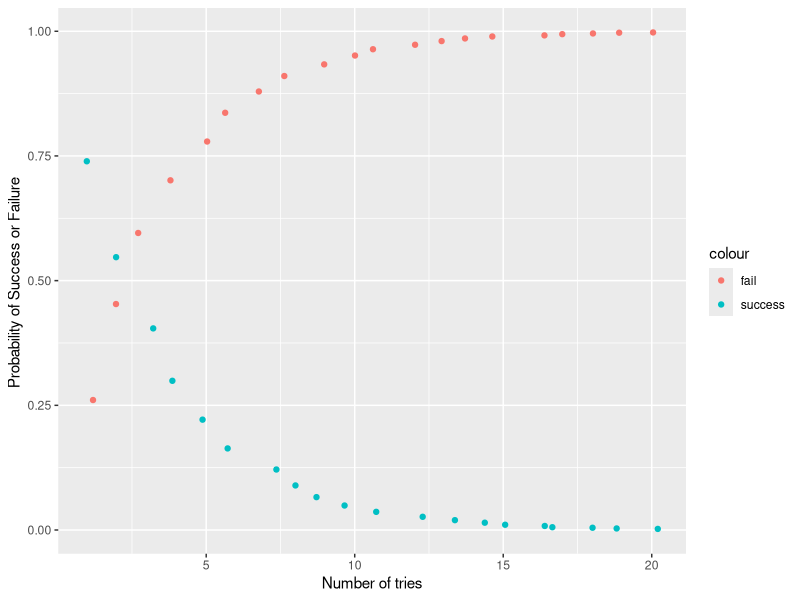

Here is the R script that generated this plot:
## ---- chunk 1
knitr::opts_chunk$set(echo = TRUE)
## ---- chunk 2
#This program attempts to get the plot of sucessful runs over number of tries
library(dplyr)
library(RSQLite)
library(tidyr)
library(ggplot2)
library(readr)
library(stringr)
library(scales)
library(mixtools)


## ---- chunk 3
q3 <- (1/13) * (4/16) * (3/15) * (2/14)

q2 <- 3 * (2/13) * (4/16) * (3 /15)* (12/14)

q1 <- 3 * (3/13) * 3 * (4/16) * (12/15) * (11/14)

q0 <- (4/13) * (12/16) * (11/15) * (10/14)

qx <- (12/16) * (11/15) * (10/14) * (9/13)

## ---- chunk 4
q <- q3 + q2 + q1 + q0 + qx
q
## ---- chunk 5
 1-q
## ---- chunk 6
q * ( 1-q)
## ---- chunk 7
q*q *( 1-q)
## ---- chunk 8
q^4095 * ( 1-q)
## ---- chunk 9
P <- q^4096
P
## ---- chunk 10
F <- 1-P
F
## ---- chunk 11
# gives success probability in xth tries
sched_success <- function (x, q) { q^(x)}

# gives success probability in xth tries
sched_fail    <- function (x, q) { 1 -  (q^(x))}

# create a vector of 
tries <- c(seq(1,20, by = 1))
## ---- chunk 12
y_pass <- sapply(tries, sched_success,q)
y_pass
## ---- chunk 13

y_fail <- sapply(tries, sched_fail,q)
y_fail

## ---- chunk 14
# Data Layer
n <-(ggplot)

# Data + Aesthetics Mapping 
n <-ggplot(data_frame(tries),aes(x= tries, y = sapply(tries, sched_success,q)))

# Data + aes + Geometries 
n <- n + geom_jitter(aes( color = "success")) 

n <- n + geom_jitter(aes( x = tries, y = sapply(tries, sched_fail,q),color = "fail"))

# Data + Aesthetic Mapping +  Geom + Facets
#n <- n + facet_grid(. ~ Department.Title ) 

#Data + Aesthetics + Geoms + Facets + Statistics
# ... add a linear regression model here

#Data + Aesthetics + Geoms + Facets + Statistics + Co-ordinates
#n <- n + scale_y_discrete(limits=c("00000","120000"), breaks=seq(00000,120000,10000))
n <- n + xlab("Number of tries")
n <- n + ylab("Probability of Success or Failure ")

#Data + Aesthetics + Geoms + Facets + Statistics + Co-ordinates + Theme 
#n <- n + theme(axis.text.x = element_text(angle=305))

print(n)
